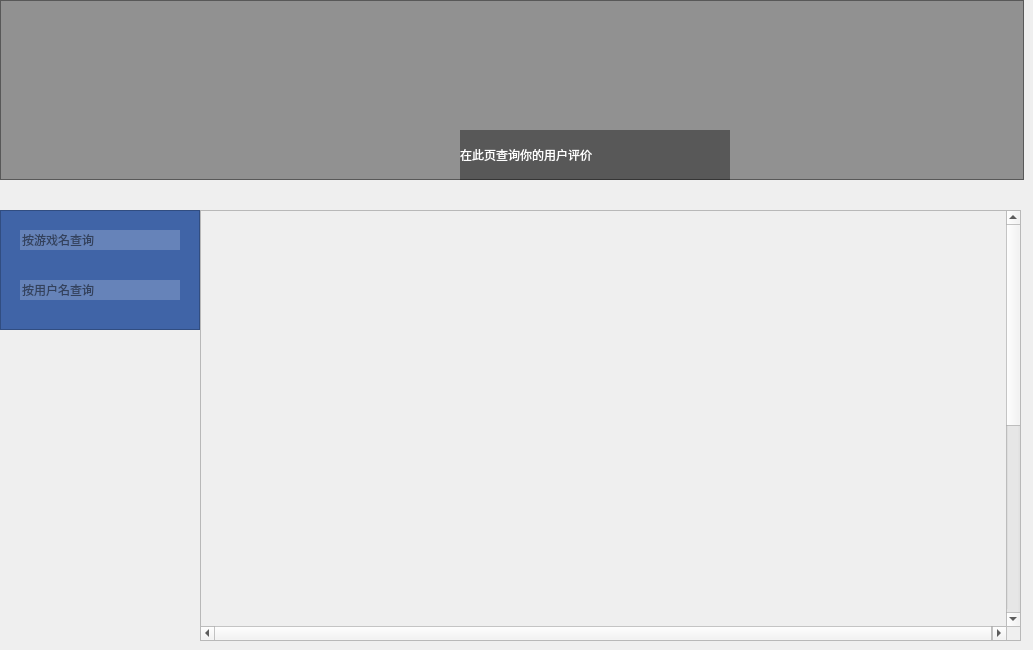
      <widget class="QWidget" name="page_Comment">
       <widget class="QFrame" name="frame_17">
        <property name="geometry">
         <rect>
          <x>0</x>
          <y>0</y>
          <width>1024</width>
          <height>180</height>
         </rect>
        </property>
        <property name="styleSheet">
         <string notr="true">background-color: rgba(0, 0, 0, 100);  </string>
        </property>
        <property name="frameShape">
         <enum>QFrame::StyledPanel</enum>
        </property>
        <property name="frameShadow">
         <enum>QFrame::Raised</enum>
        </property>
        <widget class="QPushButton" name="pushButton_13">
         <property name="geometry">
          <rect>
           <x>20</x>
           <y>10</y>
           <width>160</width>
           <height>160</height>
          </rect>
         </property>
         <property name="styleSheet">
          <string notr="true">border-radius: 80px;
	background-color: rgba(0, 0, 0, 0);  </string>
         </property>
         <property name="text">
          <string/>
         </property>
         <property name="icon">
          <iconset resource="resgame_system.qrc">
           <normaloff>:/icon/u=157358869,2307745509&amp;fm=217&amp;app=126&amp;size=f242,150&amp;n=0&amp;f=PNG.png</normaloff>:/icon/u=157358869,2307745509&amp;fm=217&amp;app=126&amp;size=f242,150&amp;n=0&amp;f=PNG.png</iconset>
         </property>
         <property name="iconSize">
          <size>
           <width>320</width>
           <height>320</height>
          </size>
         </property>
        </widget>
        <widget class="QLabel" name="label_Show_UserName_7">
         <property name="geometry">
          <rect>
           <x>193</x>
           <y>59</y>
           <width>581</width>
           <height>71</height>
          </rect>
         </property>
         <property name="styleSheet">
          <string notr="true">	background-color: rgba(0, 0, 0, 0);  
font: 40pt &quot;华光胖头鱼_CNKI&quot;;</string>
         </property>
         <property name="text">
          <string/>
         </property>
        </widget>
        <widget class="QLabel" name="label_9">
         <property name="geometry">
          <rect>
           <x>460</x>
           <y>130</y>
           <width>270</width>
           <height>50</height>
          </rect>
         </property>
         <property name="styleSheet">
          <string notr="true">background-color: rgba(0, 0, 0，0);  
font: 18pt &quot;华文彩云&quot;;
color: rgb(255, 255, 255);
	</string>
         </property>
         <property name="text">
          <string>在此页查询你的用户评价</string>
         </property>
        </widget>
       </widget>
       <widget class="QListWidget" name="listWidget_7">
        <property name="geometry">
         <rect>
          <x>0</x>
          <y>210</y>
          <width>200</width>
          <height>120</height>
         </rect>
        </property>
        <property name="styleSheet">
         <string notr="true">QWidget {
         background-color:rgb(64, 100, 167);  
     }</string>
        </property>
       </widget>
       <widget class="QLineEdit" name="searchline_Games">
        <property name="geometry">
         <rect>
          <x>20</x>
          <y>230</y>
          <width>160</width>
          <height>20</height>
         </rect>
        </property>
        <property name="styleSheet">
         <string notr="true">background-color: rgba(255, 255, 255, 0.2);
	border: none;</string>
        </property>
        <property name="placeholderText">
         <string>按游戏名查询</string>
        </property>
       </widget>
       <widget class="QLineEdit" name="searchline_Users">
        <property name="geometry">
         <rect>
          <x>20</x>
          <y>280</y>
          <width>160</width>
          <height>20</height>
         </rect>
        </property>
        <property name="styleSheet">
         <string notr="true">background-color: rgba(255, 255, 255, 0.2);
	border: none;</string>
        </property>
        <property name="placeholderText">
         <string>按用户名查询</string>
        </property>
       </widget>
       <widget class="QScrollArea" name="scrollArea_12">
        <property name="geometry">
         <rect>
          <x>200</x>
          <y>210</y>
          <width>821</width>
          <height>431</height>
         </rect>
        </property>
        <property name="widgetResizable">
         <bool>false</bool>
        </property>
        <widget class="QWidget" name="scrollAreaWidgetContents_8">
         <property name="geometry">
          <rect>
           <x>0</x>
           <y>0</y>
           <width>806</width>
           <height>800</height>
          </rect>
         </property>
        </widget>
       </widget>
       <widget class="QPushButton" name="searchButton_2">
        <property name="geometry">
         <rect>
          <x>140</x>
          <y>230</y>
          <width>40</width>
          <height>20</height>
         </rect>
        </property>
        <property name="styleSheet">
         <string notr="true">background-color: rgb(255, 255, 255，0);
border:none</string>
        </property>
        <property name="text">
         <string/>
        </property>
       </widget>
       <widget class="QPushButton" name="searchButton_6">
        <property name="geometry">
         <rect>
          <x>140</x>
          <y>280</y>
          <width>40</width>
          <height>20</height>
         </rect>
        </property>
        <property name="styleSheet">
         <string notr="true">background-color: rgb(255, 255, 255，0);
border:none</string>
        </property>
        <property name="text">
         <string/>
        </property>
       </widget>
      </widget>
